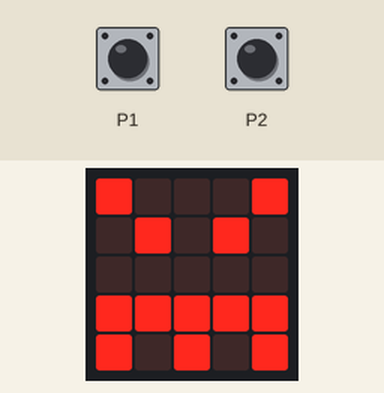
A program run on a simulated BBC micro:bit (MakeCode). Shown: the board's 5×5 LED display. The test bench sets the inputs (shaded band). Random numbers come from a fixed seed.

Above: at 2.1 s.
2.2 s: touch pin P1 pressed for 0.15 s
At 3.3 s:
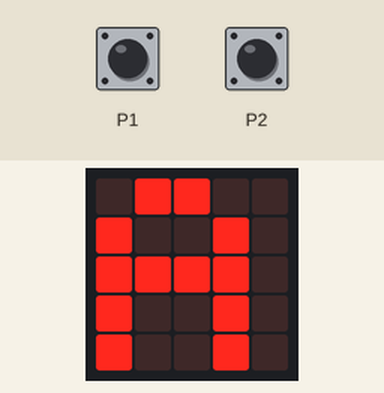
At 6.8 s:
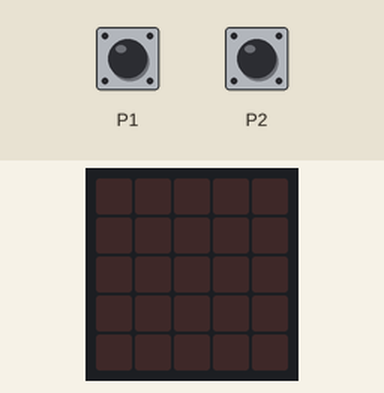
8.3 s: touch pin P2 pressed for 3.2 s
At 10.5 s:
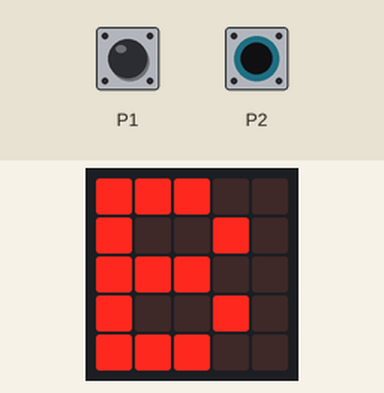
Timing chart, 0 to 12.0 s (numbered marks = the images above; inputs shaded):
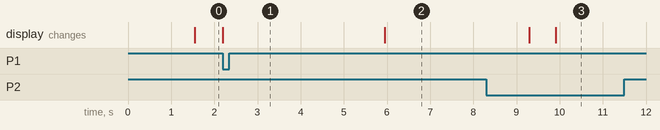

The program:

main.ts
```typescript
let game_started = false
basic.forever(function () {
    game_started = false
    basic.pause(randint(1000, 5000))
    game_started = true
    basic.showIcon(IconNames.Angry)
    while (game_started) {
        if (input.pinIsPressed(TouchPin.P1)) {
            basic.showString("A")
            game_started = false
        } else {
            if (input.pinIsPressed(TouchPin.P2)) {
                basic.showString("B")
                game_started = false
            }
        }
    }
    basic.pause(3000)
    basic.clearScreen()
})
```

test.ts
```typescript
// testit kuuluvat tänne; tätä ei koota, kun tätä pakettia käytetään laajennuksena.
```

Measured:
- after the input at 2.2 s, the display: changes at once (image 1)
